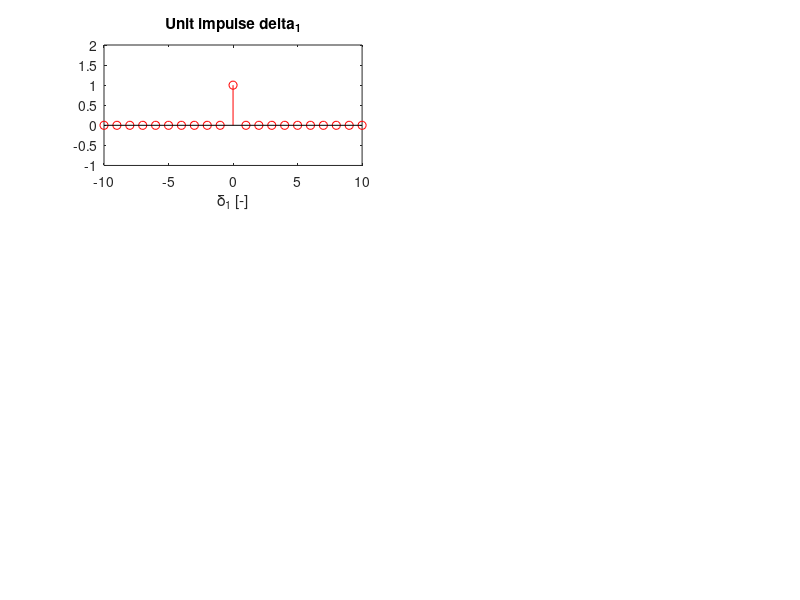
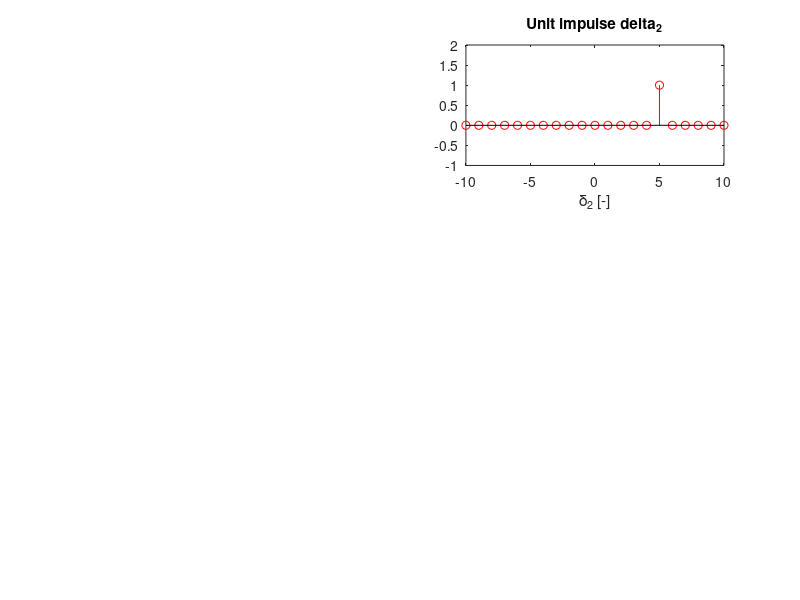
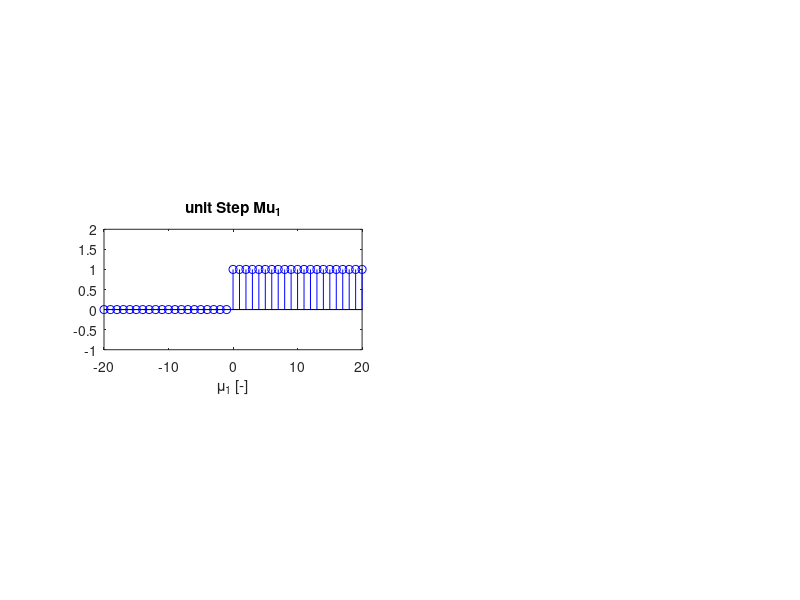
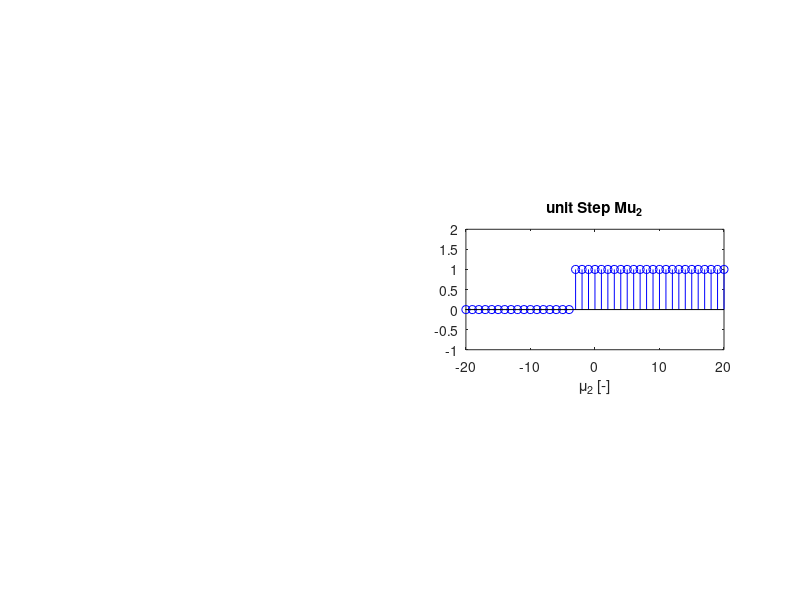

MATLAB code to generate these figures, in order:
figure(1)
n= -10:1:10;
D1 = n==0;
subplot(3,2,1);
stem(n,D1,'r');
ylim([-1 2]);
title('Unit impulse delta_1')
xlabel('\delta_1 [-]');

figure(2)
n= -10:1:10;
D2 = n==5;
subplot(3,2,2);
stem(n,D2,'r');
ylim([-1 2]);
title('Unit impulse delta_2')
xlabel('\delta_2 [-]');

figure(3)
n = -20:1:20;
D3 = n > -1;
subplot(3,2,3);
stem(n,D3,'b');
ylim([-1 2]);
title('unit Step Mu_1')
xlabel('\mu_1 [-]');


figure(4)

n = -20:1:20;
D4 = n > -4;
subplot(3,2,4);
stem(n,D4,'b');
ylim([-1 2]);
title('unit Step Mu_2')
xlabel('\mu_2 [-]');

figure(5)

t = linspace(-10,10);
v = sinc(t);
subplot(3,1,3);
plot(t,v,'ok');
ylim ([-1 1.5]);
title('Function Sinc(t)')
xlabel ('t [s]');
ylabel ('y [-]');

%Conclusion



